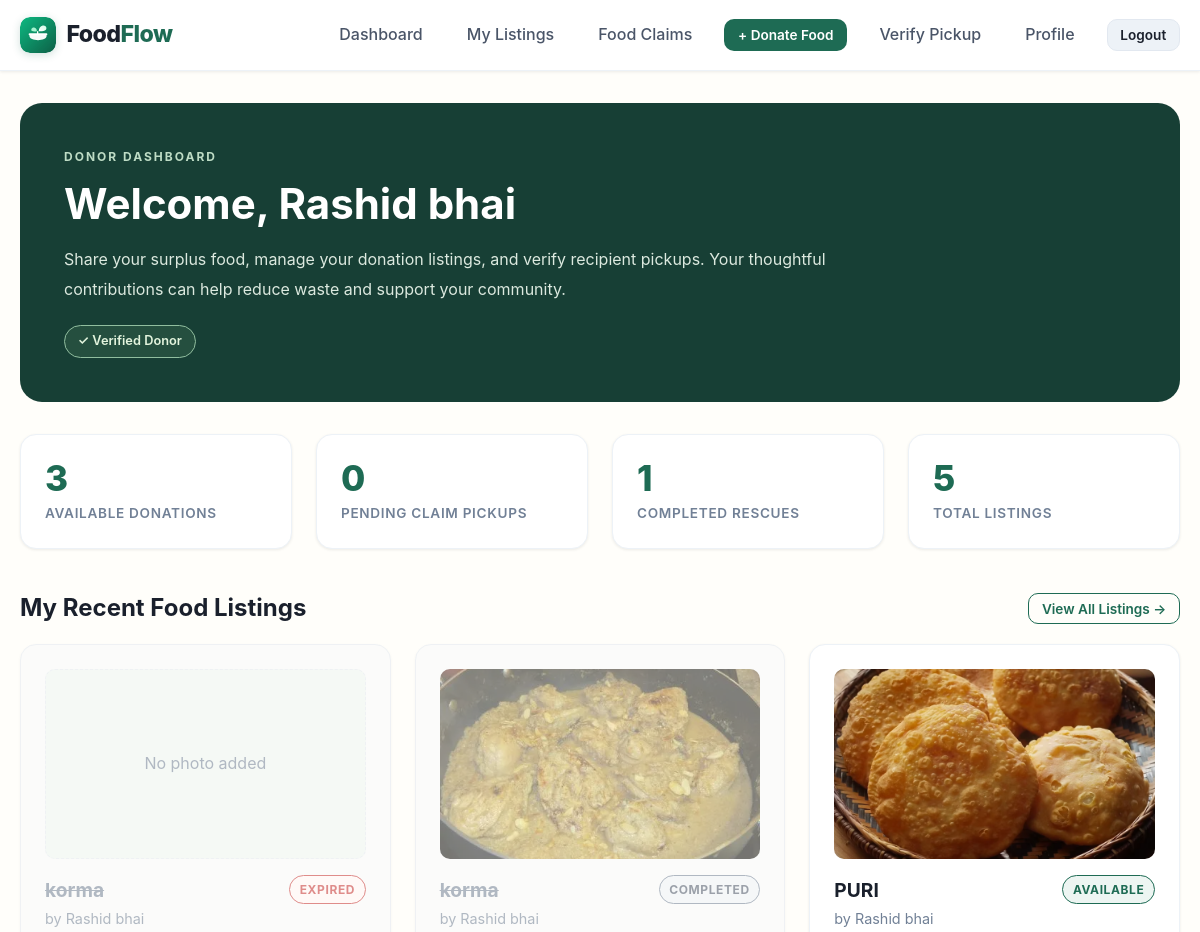
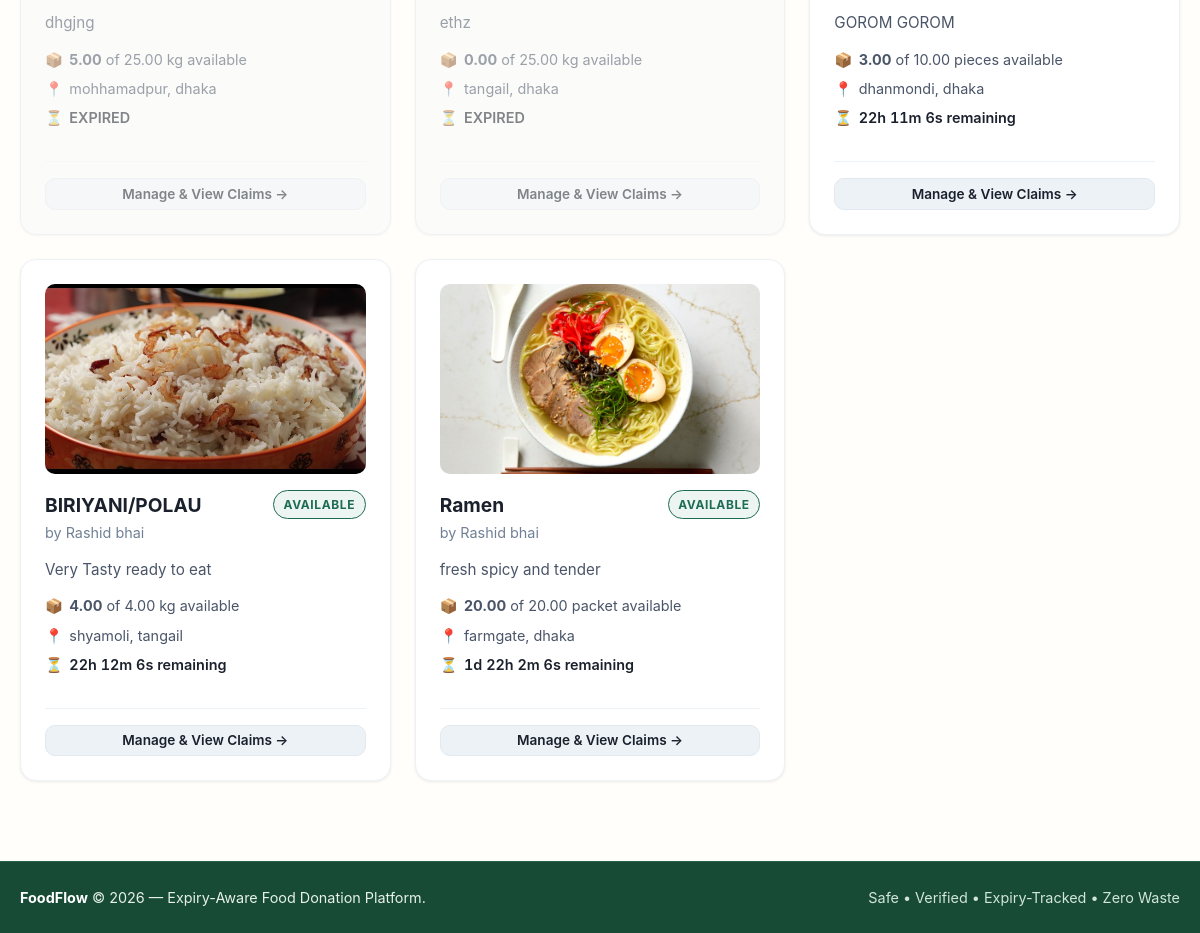
Screenshot of /donor/dashboard/ (signed in) with the database file from the repository (2 pictures, top to bottom).
### accounts/models.py (models this page shows, shortened)
class User(AbstractUser):
    ROLE_DONOR = 'donor'
    ROLE_RECIPIENT = 'recipient'
    ROLE_CHOICES = [
        (ROLE_DONOR, 'Donor'),
        (ROLE_RECIPIENT, 'Recipient'),
    ]
    full_name = models.CharField(
        max_length=150,
        blank=True,
        help_text="Full Name of the user"
    )
    role = models.CharField(
        max_length=20,
        choices=ROLE_CHOICES,
        default=ROLE_RECIPIENT,
        help_text="Designates whether this user registers as a food Donor or Recipient."
    )
    phone = models.CharField(
        max_length=20,
        blank=True,
        null=True,
        help_text="Contact telephone number"
    )
    @property
    def is_donor(self):
        return self.role == self.ROLE_DONOR
    @property
    def is_recipient(self):
        return self.role == self.ROLE_RECIPIENT

class Donor(models.Model):
    DONOR_TYPE_CHOICES = [
        ('restaurant', 'Restaurant'),
        ('household', 'Household'),
        ('grocer', 'Grocer / Supermarket'),
        ('event', 'Event / Catering'),
        ('other', 'Other Donor'),
    ]
    user = models.OneToOneField(
        User,
        on_delete=models.CASCADE,
        related_name='donor_profile'
    )
    donor_type = models.CharField(
        max_length=30,
        choices=DONOR_TYPE_CHOICES,
        default='restaurant'
    )
    organization_name = models.CharField(
        max_length=150,
        blank=True,
        null=True,
        help_text="Business or organization name (optional for households)"
    )
    location = models.ForeignKey(
        'locations.Location',
        on_delete=models.PROTECT,
        related_name='donors'
    )
    is_verified = models.BooleanField(
        default=False,
        help_text="Designates if this donor is verified by platform administrators"
    )
    created_at = models.DateTimeField(auto_now_add=True)
    class Meta:
        verbose_name = "Donor Profile"
        verbose_name_plural = "Donor Profiles"

### listings/models.py (models this page shows, shortened)
class FoodListing(models.Model):
    STATUS_AVAILABLE = 'available'
    STATUS_CLAIMED = 'claimed'
    STATUS_COMPLETED = 'completed'
    STATUS_EXPIRED = 'expired'
    STATUS_CHOICES = [
        (STATUS_AVAILABLE, 'Available'),
        (STATUS_CLAIMED, 'Claimed'),
        (STATUS_COMPLETED, 'Completed'),
        (STATUS_EXPIRED, 'Expired'),
    ]
    donor = models.ForeignKey(
        'accounts.Donor',
        on_delete=models.CASCADE,
        related_name='listings'
    )
    location = models.ForeignKey(
        'locations.Location',
        on_delete=models.PROTECT,
        related_name='listings'
    )
    food_name = models.CharField(max_length=200, help_text="e.g. Cooked Rice & Curry, Fresh Apples, Bread Rolls")
    description = models.TextField(blank=True, null=True, help_text="Preparation details, ingredients, or dietary info")
    quantity = models.DecimalField(
        max_digits=10,
        decimal_places=2,
        validators=[MinValueValidator(Decimal('0.01'))],
        help_text="Total initial quantity"
    )
    unit = models.CharField(
        max_length=50,
        help_text="Units: portions, kg, boxes, packets, meals, litres"
    )
    expires_at = models.DateTimeField(
        db_index=True,
        help_text="Exact expiry deadline"
    )
    status = models.CharField(
        max_length=20,
        choices=STATUS_CHOICES,
        default=STATUS_AVAILABLE,
        db_index=True
    )
    created_at = models.DateTimeField(auto_now_add=True)
    updated_at = models.DateTimeField(auto_now=True)
    class Meta:
        verbose_name = "Food Listing"
        verbose_name_plural = "Food Listings"
        ordering = ['expires_at']
    @property
    def is_expired(self):
        if self.status == self.STATUS_EXPIRED:
            return True
        return timezone.now() >= self.expires_at
    @property
    def quantity_available(self):
        from claims.models import Claim
        now = timezone.now()
        claimed_sum = self.claims.filter(
            Q(status=Claim.STATUS_COMPLETED) |
            Q(status=Claim.STATUS_PENDING, pickup_deadline__gt=now)
        ).aggregate(total=Sum('claimed_quantity'))['total']
        if claimed_sum is None:
            claimed_sum = Decimal('0.00')
        else:
            claimed_sum = Decimal(str(claimed_sum))
        remaining = Decimal(str(self.quantity)) - claimed_sum
        remaining = max(Decimal('0.00'), remaining)
        return remaining.quantize(Decimal('0.01'))

class FoodPhoto(models.Model):
    listing = models.ForeignKey(
        FoodListing,
        on_delete=models.CASCADE,
        related_name='photos'
    )
    image = models.ImageField(
        upload_to='food_photos/%Y/%m/'
    )
    caption = models.CharField(
        max_length=200,
        blank=True
    )
    created_at = models.DateTimeField(auto_now_add=True)
    class Meta:
        ordering = ['created_at', 'id']

### locations/models.py (models this page shows, shortened)
class Location(models.Model):
    address = models.CharField(max_length=255, help_text="Street address or building details")
    area = models.CharField(max_length=100, db_index=True, help_text="Neighborhood or area name")
    city = models.CharField(max_length=100, db_index=True, help_text="City name")
    latitude = models.DecimalField(max_digits=9, decimal_places=6, null=True, blank=True)
    longitude = models.DecimalField(max_digits=9, decimal_places=6, null=True, blank=True)
    class Meta:
        verbose_name = "Location"
        verbose_name_plural = "Locations"
        indexes = [
            models.Index(fields=['area'], name='loc_area_idx'),
            models.Index(fields=['city'], name='loc_city_idx'),
        ]
        constraints = [
            models.UniqueConstraint(
                fields=['address', 'area', 'city'],
                name='unique_location_address'
            )
        ]

### accounts/views.py (the view)
# urls.py: path('donor/dashboard/', views.donor_dashboard_view, name='donor_dashboard'),
@login_required
def donor_dashboard_view(request):
    if not request.user.is_donor:
        messages.error(request, "Access restricted: Donor account required.")
        return redirect('accounts:recipient_dashboard')
    donor = getattr(request.user, 'donor_profile', None)
    if not donor:
        messages.error(request, "Donor profile not found. Please complete your registration.")
        return redirect('accounts:profile')
    now = timezone.now()
    FoodListing.objects.filter(
        donor=donor,
        expires_at__lte=now,
        status__in=[FoodListing.STATUS_AVAILABLE, FoodListing.STATUS_CLAIMED]
    ).update(status=FoodListing.STATUS_EXPIRED)
    Claim.objects.filter(
        status=Claim.STATUS_PENDING,
        pickup_deadline__lte=now
    ).update(status=Claim.STATUS_EXPIRED)
    listings = donor.listings.all().select_related('location')
    total_listings = listings.count()
    available_count = listings.filter(status=FoodListing.STATUS_AVAILABLE, expires_at__gt=now).count()
    claimed_count = listings.filter(status=FoodListing.STATUS_CLAIMED).count()
    completed_count = listings.filter(status=FoodListing.STATUS_COMPLETED).count()
    expired_count = listings.filter(
        Q(status=FoodListing.STATUS_EXPIRED) |
        Q(status__in=[FoodListing.STATUS_AVAILABLE, FoodListing.STATUS_CLAIMED], expires_at__lte=now)
    ).count()
    recent_listings = listings[:5]
    pending_pickups = Claim.objects.filter(
        listing__donor=donor,
        status=Claim.STATUS_PENDING
    ).select_related('listing', 'recipient__user').order_by('pickup_deadline')[:5]
    context = {
        'donor': donor,
        'total_listings': total_listings,
        'available_count': available_count,
        'claimed_count': claimed_count,
        'completed_count': completed_count,
        'expired_count': expired_count,
        'recent_listings': recent_listings,
        'pending_pickups': pending_pickups,
    }
    return render(request, 'accounts/donor_dashboard.html', context)

### templates/accounts/donor_dashboard.html (shortened to what this page needs)
{% extends 'base.html' %}
{% load static %}
{% block content %}
<div style="
    margin-bottom: 2rem;
    padding: clamp(1.5rem, 4vw, 2.75rem);
    border-radius: 22px;
    background: #173f35;
">
    <p style="
        margin: 0 0 0.8rem;
        color: #bedcc5;
        font-size: 0.75rem;
        font-weight: 700;
        letter-spacing: 2px;
    ">
        DONOR DASHBOARD
    </p>
    <h1 style="
        margin: 0 0 1rem;
        color: #ffffff;
        font-size: clamp(1.8rem, 3.5vw, 2.8rem);
        font-weight: 700;
        line-height: 1.2;
        overflow-wrap: anywhere;
    ">
        Welcome, {{ request.user.full_name }}
    </h1>
    <p style="
        max-width: 800px;
        margin: 0;
        color: #dce9df;
        font-size: 1rem;
        line-height: 1.85;
    ">
        Share your surplus food, manage your donation listings,
        and verify recipient pickups. Your thoughtful
        contributions can help reduce waste and support
        your community.
    </p>
    <div style="margin-top: 1.25rem;">
        {% if donor.is_verified %}
            <span style="
                display: inline-block;
                padding: 0.35rem 0.8rem;
                border: 1px solid #91be9f;
                border-radius: 30px;
                background: #254f3f;
                color: #e3f4dd;
                font-size: 0.8rem;
                font-weight: 600;
            ">
                ✓ Verified Donor
            </span>
        {% endif %}
    </div>
</div>
<div class="grid grid-4" style="margin-bottom: 2.5rem;">
    <div class="stat-card">
        <span class="stat-value">{{ available_count }}</span>
        <span class="stat-label">Available Donations</span>
    </div>
    <div class="stat-card">
        <span class="stat-value">{{ claimed_count }}</span>
        <span class="stat-label">Pending Claim Pickups</span>
    </div>
    <div class="stat-card">
        <span class="stat-value">{{ completed_count }}</span>
        <span class="stat-label">Completed Rescues</span>
    </div>
    <div class="stat-card">
        <span class="stat-value">{{ total_listings }}</span>
        <span class="stat-label">Total Listings</span>
    </div>
</div>
<div style="display: flex; justify-content: space-between; align-items: center; margin-bottom: 1rem;">
    <h2 style="font-size: 1.5rem; color: var(--ink);">My Recent Food Listings</h2>
    <a href="{% url 'listings:donor_listings' %}" class="btn btn-outline btn-sm">View All Listings &rarr;</a>
</div>
{% if recent_listings %}
<div class="grid grid-3">
    {% for listing in recent_listings %}
        {% include 'listings/listing_card.html' with listing=listing is_donor_view=True %}
    {% endfor %}
</div>
{% else %}
<div class="card" style="text-align: center; padding: 3rem;">
    <p style="color: var(--grey-500); font-size: 1.1rem; margin-bottom: 1.5rem;">You have not posted any food donations yet.</p>
    <a href="{% url 'listings:donor_listing_create' %}" class="btn btn-primary">+ Post Your First Donation</a>
</div>
{% endif %}
{% endblock %}

### templates/listings/listing_card.html (shortened to what this page needs)
<div class="card {% if listing.status == 'expired' or listing.is_expired %}card-expired{% endif %}">
        {% with cover=listing.photos.all|first %}
        {% if cover %}
            <img src="{{ cover.image.url }}"
                 alt="{{ listing.food_name }}"
                 class="food-card-photo"
                 loading="lazy">
        {% else %}
            <div class="food-photo-placeholder food-card-photo">
                No photo added
            </div>
        {% endif %}
    {% endwith %}
    <div class="card-header">
        <div>
            <h3 class="card-title">{{ listing.food_name }}</h3>
            <span class="card-subtitle">by {{ listing.donor.user.full_name }}</span>
        </div>
        <div>
            <span class="badge badge-{{ listing.status }}">{{ listing.get_status_display }}</span>
        </div>
    </div>
    <div class="card-body">
        <p style="font-size: 0.95rem; color: var(--grey-700); margin-bottom: 0.75rem;">
            {{ listing.description|default:"No special description provided."|truncatechars:100 }}
        </p>
        <div class="food-meta">
            <div class="food-meta-item">
                <span>📦</span>
                <span><strong>{{ listing.quantity_available|floatformat:2 }}</strong> of {{ listing.quantity|floatformat:2 }} {{ listing.unit }} available</span>
            </div>
            <div class="food-meta-item">
                <span>📍</span>
                <span>{{ listing.location.area }}, {{ listing.location.city }}</span>
            </div>
            <div class="food-meta-item">
                <span>⏳</span>
                <span class="countdown" data-expires="{{ listing.expires_at|date:'c' }}">
                </span>
            </div>
        </div>
    </div>
    <div class="card-footer">
        {% if is_donor_view %}
            <a href="{% url 'listings:donor_listing_detail' pk=listing.pk %}" class="btn btn-secondary btn-sm" style="width: 100%;">
                Manage & View Claims &rarr;
            </a>
        {% else %}
            <a href="{% url 'listings:food_detail' pk=listing.pk %}" class="btn btn-primary btn-sm btn-claim" style="width: 100%;">
                View Food & Claim &rarr;
            </a>
        {% endif %}
    </div>
</div>

### rows the page displays
User: user.full_name "Rashid bhai"
FoodListing: shows "No photo added", food_name "korma", donor.user.full_name "Rashid bhai", status "EXPIRED", description "dhgjng", quantity_available "5.00", quantity "25.00", unit "kg", location.area "mohhamadpur", location.city "dhaka"
FoodListing: photos.image (picture), food_name "korma", donor.user.full_name "Rashid bhai", status "COMPLETED", description "ethz", quantity_available "0.00", quantity "25.00", unit "kg", location.area "tangail", location.city "dhaka"
FoodListing: photos.image (picture), food_name "PURI", donor.user.full_name "Rashid bhai", status "AVAILABLE", description "GOROM GOROM", quantity_available "3.00", quantity "10.00", unit "pieces", location.area "dhanmondi", location.city "dhaka"
FoodListing: photos.image (placeholder picture), food_name "BIRIYANI/POLAU", donor.user.full_name "Rashid bhai", status "AVAILABLE", description "Very Tasty ready to eat", quantity_available "4.00", quantity "4.00", unit "kg", location.area "shyamoli", location.city "tangail"
FoodListing: photos.image (picture), food_name "Ramen", donor.user.full_name "Rashid bhai", status "AVAILABLE", description "fresh spicy and tender", quantity_available "20.00", quantity "20.00", unit "packet", location.area "farmgate", location.city "dhaka"

### other values shown
{{ available_count }} "3"
{{ claimed_count }} "0"
{{ completed_count }} "1"
{{ total_listings }} "5"
